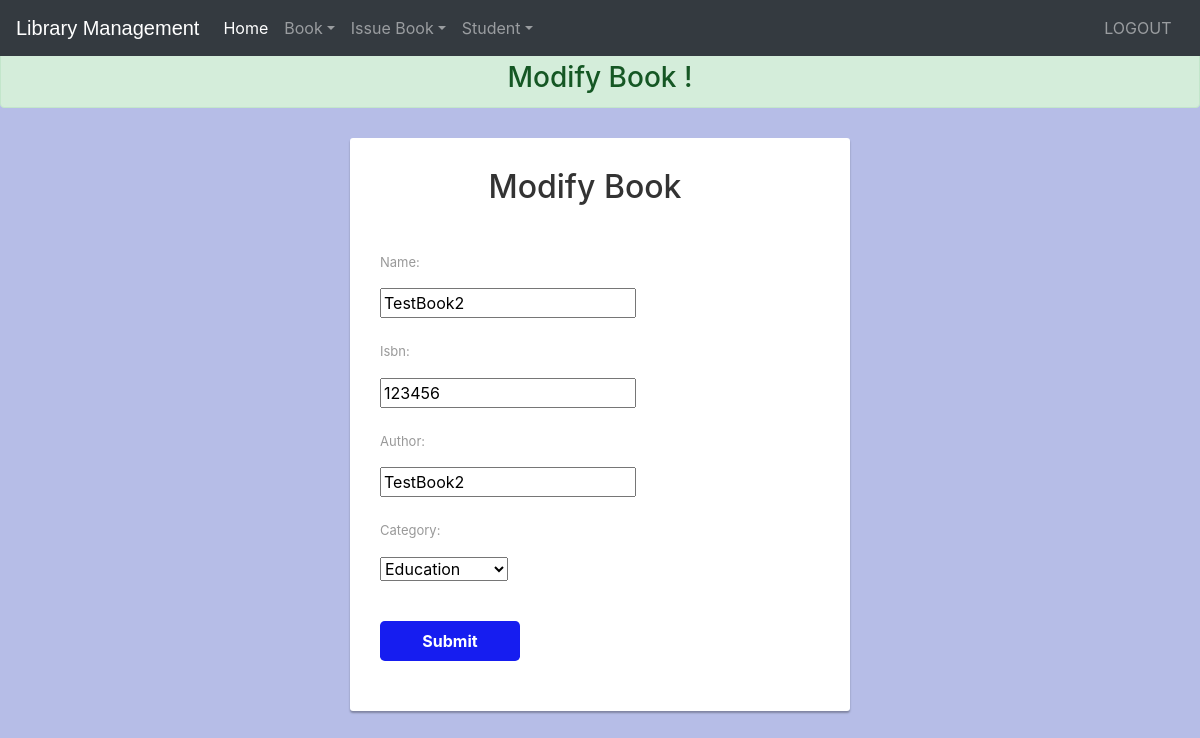
The page /modifybook/123456 (signed in) on the database its author committed.
### library/models.py (models this page shows, shortened)
class Book(models.Model):
    catchoice= [
        ('education', 'Education'),
        ('entertainment', 'Entertainment'),
        ('comics', 'Comics'),
        ('biography', 'Biographie'),
        ('history', 'History'),
        ]
    name=models.CharField(max_length=30)
    isbn=models.PositiveIntegerField(unique=True)
    author=models.CharField(max_length=40)
    category=models.CharField(max_length=30,choices=catchoice,default='education')
    Active=models.BooleanField(default = True)

### library/views.py (the view, shortened to what this page needs)
# urls.py: path('modifybook/<str:isbn>', views.modifybook, name='modifybook'),
@login_required(login_url='adminlogin')
@user_passes_test(is_admin)
def modifybook(request,isbn):
    Book = models.Book.objects.filter(isbn=isbn).filter(Active = True)
    form=forms.BookForm(initial={"name":Book[0].name,"isbn":Book[0].isbn,"author":Book[0].author,"category":Book[0].category})
    return render(request, 'library/modifybook.html',{'form':form})

### library/forms.py
class BookForm(forms.ModelForm):
    class Meta:
        model=models.Book
        fields=['name','isbn','author','category']

### library/views.py (called while the page is built)
def is_admin(user):
    return user.groups.filter(name='ADMIN').exists()

### templates/library/modifybook.html (shortened to what this page needs)
<!DOCTYPE html>
<html lang="en" dir="ltr">
  <head>
    <link rel="stylesheet" href="https://stackpath.bootstrapcdn.com/bootstrap/4.3.1/css/bootstrap.min.css">
    <link rel="stylesheet" href="https://maxcdn.bootstrapcdn.com/font-awesome/4.7.0/css/font-awesome.min.css">
  </head>
  <body style="background-color:#b6bde7;">
    {% include "library/navbaradmin.html" %}
    <br>
    <br>
<center><h3 style=" margin-bottom: 0px;"class = 'alert alert-success'>Modify Book !</h3></center>
    <div class="signup-form">
        <form  method="post" class="form-horizontal">
    			<center><h2>Modify Book</h2></center>
            {% for field in form %}
            <div class="form-group">
              <label class="control-label col-xs-4">{{ field.label_tag }}</label>
              <div class="col-xs-8">
              {{ field }}
               </div>
            </div>
            {% endfor %}
    		<div class="form-group">
    			<div class="col-xs-8 col-xs-offset-4">
            <button type="submit" class="btn btn-primary btn-lg">Submit</button>
    			</div>
    		</div>
        </form>
    </div>
  </body>
</html>

### templates/library/modifybook.html (style rules this page uses)
body { color: #aa082e; background-color: : #b6bde7 !important; font-family: 'Roboto', sans-serif; }
.form-control, .btn { border-radius: 3px; }
.signup-form { width: 500px; margin: 0 auto; padding: 30px 0; }
.signup-form h2 { color: #333; margin: 0 0 30px 0; display: inline-block; padding: 0 30px 10px 0; border-bottom: 3px solid #ffffff; }
.signup-form form { color: #999; border-radius: 3px; margin-bottom: 15px; background: #fff; box-shadow: 0px 2px 2px rgba(0, 0, 0, 0.3); padding: 30px; }
.signup-form .form-group { margin-bottom: 20px; }
.signup-form label { font-weight: normal; font-size: 13px; }
.signup-form .btn { font-size: 16px; font-weight: bold; background: #161df0; border: none; margin-top: 20px; min-width: 140px; }

### rows shown on the page
Book: form "TestBook2" "123456" "TestBook2" "Education"

### other values the page prints
{{ field.label_tag }} "Name:" "Isbn:" "Author:" "Category:"
